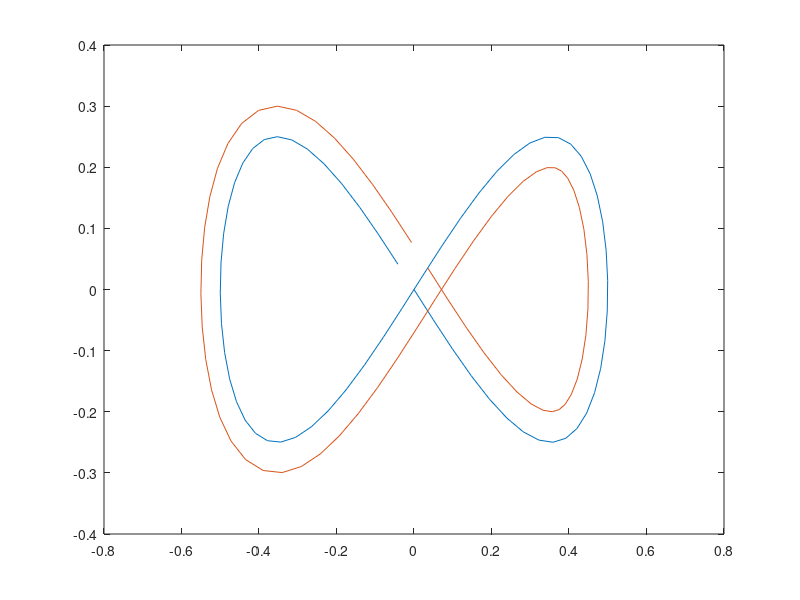

Reproduce this figure in MATLAB.

% generate the shape of infinity
t = [-pi/2 : 0.1 : pi*3/2];
X = cos(t)*0.5;
Y = cos(t).*sin(t)*0.5;

plot(X,Y)
% hold on
% plot(X,Y,'.')
% hold off

% calculate pendicular vector and add the pen offset
Xdot = -sin(t);
Ydot = cos(t).^2 - sin(t).^2;
VPen(1,1:2) = [0 , 0];
Car(1,1:2) = [0 , 0];
for i = 1:size(X,2)
    VPen(i,1:2) = [-Ydot(i) , Xdot(i)]./sqrt(Ydot(i)^2 + Xdot(i)^2);
    Car(i,1:2) = [X(i) , Y(i)] + VPen(i,1:2).*0.05;
end 

hold on
plot(Car(:,1),Car(:,2))
%plot(VPen(:,1),VPen(:,2))
hold off

disp(Car);
disp(atan(Ydot(1)/Xdot(1))*180/pi);

